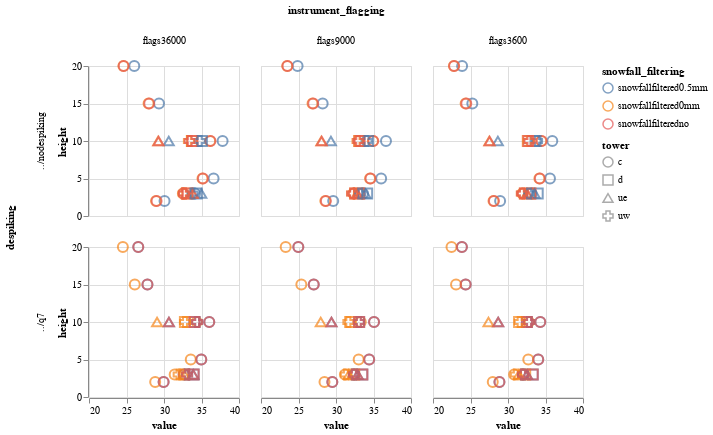

The code cell stored with this chart in its notebook:
### Code cell
alt.Chart(totals_df).mark_point(size=100).encode(
    alt.X('value:Q').scale(zero=False, domain=[20,40]),
    alt.Y('height:Q'),
    alt.Shape('tower:N'),
    alt.Column('instrument_flagging').sort(['flags36000', 'flags9000', 'flags3600']),
    alt.Row('despiking'),
    alt.Color('snowfall_filtering')
).properties(width=150, height = 150)

### Figure 1 — Vega-Lite specification as saved in the notebook (floating-point values rounded to 4 significant figures; data arrays with more than 128 entries replaced by an {"elided": "..."} marker saying what was removed)
{"config": {"view": {"continuousWidth": 300, "continuousHeight": 300}}, "data": {"name": "data-a83aa3c865f4295b9c8852f824c5763e"}, "mark": {"type": "point", "size": 100}, "encoding": {"color": {"field": "snowfall_filtering", "type": "nominal"}, "column": {"field": "instrument_flagging", "sort": ["flags36000", "flags9000", "flags3600"], "type": "nominal"}, "row": {"field": "despiking", "type": "nominal"}, "shape": {"field": "tower", "type": "nominal"}, "x": {"field": "value", "scale": {"zero": false, "domain": [20, 40]}, "type": "quantitative"}, "y": {"field": "height", "type": "quantitative"}}, "height": 150, "width": 150, "$schema": "https://vega.github.io/schema/vega-lite/v5.20.1.json", "datasets": {"data-a83aa3c865f4295b9c8852f824c5763e": {"elided": "216 records"}}}
